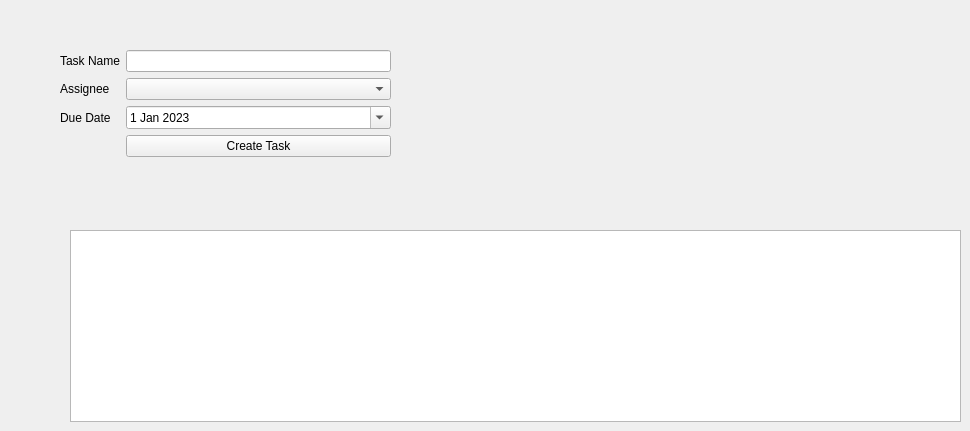
    <widget class="QWidget" name="teacher_to_do">
     <attribute name="title">
      <string>To do List</string>
     </attribute>
     <widget class="QTableWidget" name="tasks_tableWidget">
      <property name="geometry">
       <rect>
        <x>70</x>
        <y>230</y>
        <width>891</width>
        <height>192</height>
       </rect>
      </property>
     </widget>
     <widget class="QWidget" name="layoutWidget">
      <property name="geometry">
       <rect>
        <x>60</x>
        <y>50</y>
        <width>331</width>
        <height>131</height>
       </rect>
      </property>
      <layout class="QFormLayout" name="create_task_form_layout">
       <item row="0" column="0">
        <widget class="QLabel" name="task_name_label">
         <property name="styleSheet">
          <string notr="true"/>
         </property>
         <property name="text">
          <string>Task Name</string>
         </property>
        </widget>
       </item>
       <item row="0" column="1">
        <widget class="QLineEdit" name="task_name_input"/>
       </item>
       <item row="1" column="0">
        <widget class="QLabel" name="assignee_label">
         <property name="text">
          <string>Assignee</string>
         </property>
        </widget>
       </item>
       <item row="1" column="1">
        <widget class="QComboBox" name="assignee_input_combo"/>
       </item>
       <item row="2" column="0">
        <widget class="QLabel" name="due_date_label">
         <property name="text">
          <string>Due Date</string>
         </property>
        </widget>
       </item>
       <item row="2" column="1">
        <widget class="QDateEdit" name="due_date_input">
         <property name="minimumDate">
          <date>
           <year>2023</year>
           <month>1</month>
           <day>1</day>
          </date>
         </property>
         <property name="calendarPopup">
          <bool>true</bool>
         </property>
        </widget>
       </item>
       <item row="3" column="1">
        <widget class="QPushButton" name="create_task_button">
         <property name="text">
          <string>Create Task</string>
         </property>
        </widget>
       </item>
      </layout>
     </widget>
    </widget>
